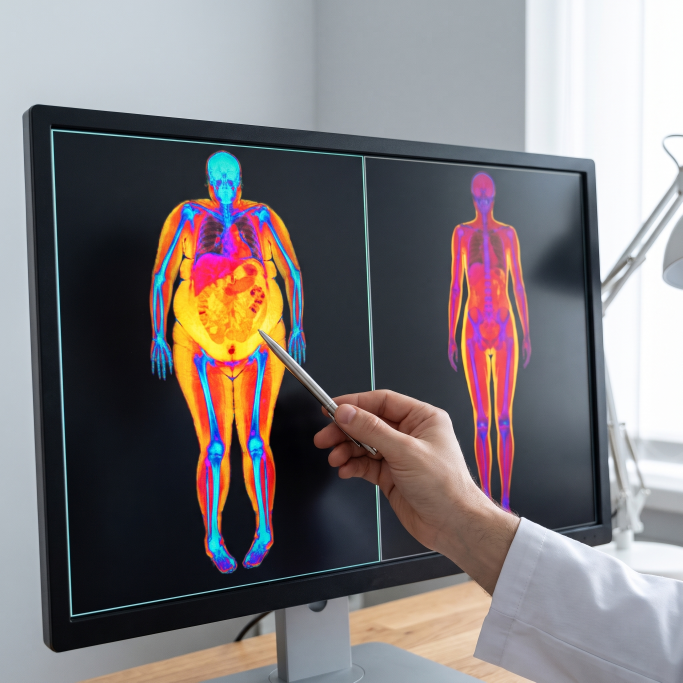
#> input picture native-fitpatches-rentgen/raw/dexa_monitor_2.jpg, 2048 x 2048 px (shown at 1/3 size)
$ python compose.py
#> lines starting #> are read from the running program, lines starting #| are printed output that depends on the picture
"""FitPatches: put the caption block and the pills on the raw photos -> final/*.jpg (1080x1350, Meta feed 4:5).

Style copied from the reference native ad: photo on top, black pill labels, white caption block
with bold condensed black text, centered, ending with a blue underlined "Прочети повече."
Needs Oswald (Google Fonts, Cyrillic) in FONT_DIR.
"""
import os
from PIL import Image, ImageDraw, ImageFont

HERE = os.path.dirname(os.path.abspath(__file__))
FONT_DIR = os.environ.get("FONT_DIR", os.path.join(HERE, "fonts"))
W, H = 1080, 1350
INK, LINK, PILL = (17, 17, 17), (21, 94, 196), (14, 14, 14)
CTA = "Прочети повече."

HOOK = ["Пиете всякакви добавки, но всеки ден",
        "се задъхвате по стълбите и се чувствате,",
        "сякаш сте тичали маратон?",
        "Ето истинската причина —",
        "и тя изобщо не се крие в навиците ви."]

# pills: (text, x, y) as a share of the SOURCE image; layout "cover" = fill the width and crop,
# "fit" = whole image scaled into the photo area on a grey software-style frame.
ADS = {
    "A_dexa_monitor": dict(raw="dexa_monitor_2.jpg", layout="cover", crop_top=0.0,
                           pills=[("ЗАДЪХВА СЕ", 0.322, 0.165), ("НЕ СЕ ЗАДЪХВА", 0.700, 0.165)], lines=HOOK),
    "B_dexa_flat": dict(raw="dexa_flat_1.jpg", layout="fit", crop_top=0.0,
                        pills=[("ЗАДЪХВА СЕ", 0.252, 0.992), ("НЕ СЕ ЗАДЪХВА", 0.748, 0.992)], lines=HOOK),
}
FRAME = (205, 205, 205)


def font(size, weight=600):
    return ImageFont.truetype(os.path.join(FONT_DIR, f"Oswald-{weight}.ttf"), size)


def caption(lines, size):
    """Return the caption block image; CTA is appended to the last line in blue."""
    f = font(size)
    lh = int(size * 1.24)
    pad = int(size * 0.75)
    img = Image.new("RGB", (W, pad * 2 + lh * len(lines)), "white")
    d = ImageDraw.Draw(img)
    for i, ln in enumerate(lines):
        last = i == len(lines) - 1
        parts = [(ln, INK)] + ([(" " + CTA, LINK)] if last else [])
        total = sum(d.textlength(t, font=f) for t, _ in parts)
        x = (W - total) / 2
        y = pad + i * lh
        for t, col in parts:
            d.text((x, y), t, font=f, fill=col)
            if col == LINK:
                tw = d.textlength(t, font=f)
                lead = d.textlength(" ", font=f)
                asc, desc = f.getmetrics()
                uy = y + asc + int(desc * 0.30)  # just under the baseline
                d.rectangle([x + lead, uy, x + tw, uy + max(2, size // 18)], fill=LINK)
            x += d.textlength(t, font=f)
    return img


def fit_size(lines, start=48, margin=36):
    d = ImageDraw.Draw(Image.new("RGB", (10, 10)))
    size = start
    while size > 30:
        f = font(size)
        widest = max(d.textlength(l + (" " + CTA if i == len(lines) - 1 else ""), font=f)
                     for i, l in enumerate(lines))
        if widest <= W - 2 * margin:
            return size
        size -= 1
    return size


def pill(d, text, cx, cy, size=46):
    f = font(size)
    tw = d.textlength(text, font=f)
    ph = int(size * 1.62)
    pw = int(tw + size * 1.25)
    x0, y0 = int(cx - pw / 2), int(cy - ph / 2)
    d.rounded_rectangle([x0, y0, x0 + pw, y0 + ph], radius=ph // 2, fill=PILL)
    bbox = d.textbbox((0, 0), text, font=f)
    d.text((cx - tw / 2, cy - (bbox[1] + bbox[3]) / 2), text, font=f, fill="white")


def build(name, ad):
    size = fit_size(ad["lines"])
    cap = caption(ad["lines"], size)
    ph = H - cap.height
    raw = Image.open(os.path.join(HERE, "raw", ad["raw"])).convert("RGB")
    if ad["layout"] == "cover":
        src = raw.resize((W, W), Image.LANCZOS)
        top = max(0, min(W - ph, int(ad["crop_top"] * (W - ph))))
        photo = src.crop((0, top, W, top + ph))
        to_xy = lambda fx, fy: (fx * W, fy * W - top)
    else:
        band = 56  # frame below the scans, where the pills sit
        s = ph - band - 18
        photo = Image.new("RGB", (W, ph), FRAME)
        ox, oy = (W - s) // 2, 18
        photo.paste(raw.resize((s, s), Image.LANCZOS), (ox, oy))
        to_xy = lambda fx, fy: (ox + fx * s, oy + fy * s)
    d = ImageDraw.Draw(photo)
    for text, fx, fy in ad["pills"]:
        pill(d, text, *to_xy(fx, fy))
    out = Image.new("RGB", (W, H), "white")
    out.paste(photo, (0, 0))
    out.paste(cap, (0, ph))
    os.makedirs(os.path.join(HERE, "final"), exist_ok=True)
    out.save(os.path.join(HERE, "final", f"{name}.jpg"), quality=93)
    print(name, "font", size, "photo h", ph)

if __name__ == "__main__":
    for n, a in ADS.items():
        build(n, a)
#> in caption, `img = Image.new("RGB", (W, pad * 2 + lh * len(lines)), "white")`: img: PIL image 1080x260 RGB; every value is 255
#> the loop in caption, `for i, ln in enumerate(lines):` made 5 passes
#> total on passes 1 to 5: 698.1, 756.6, 499.9, 485.3, 1003.9
#> in build, `cap = caption(ad["lines"], size)`:
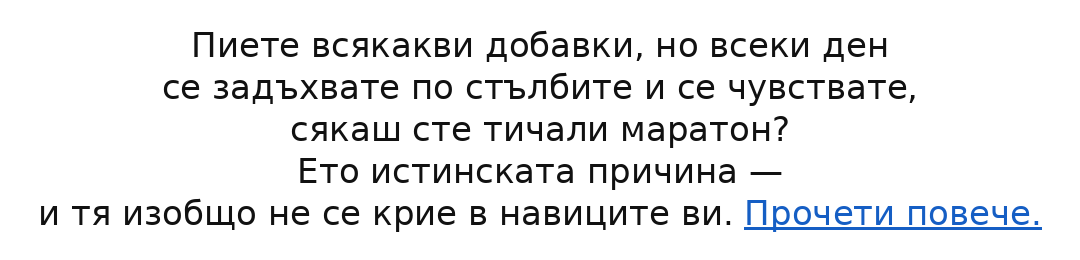
#> cap: PIL image 1080x260 RGB; mean R, G, B 235.2, 236, 237
#> in build, raw is the input picture: PIL image 2048x2048 RGB; mean R, G, B 125.8, 120, 122.4
#> in build, `src = raw.resize((W, W), Image.LANCZOS)`:
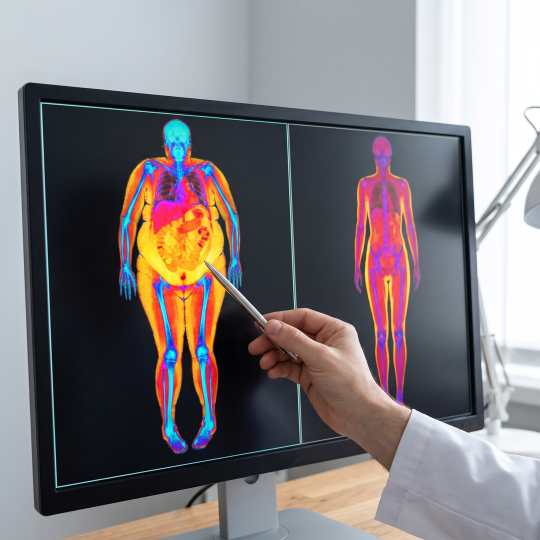
#> src: PIL image 1080x1080 RGB (shown at 1/2 size); mean R, G, B 125.8, 120, 122.4
#> in build, `photo = src.crop((0, top, W, top + ph))`:
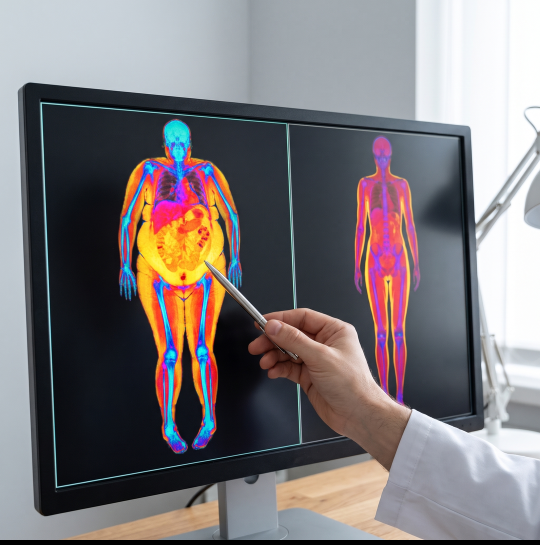
#> photo: PIL image 1080x1090 RGB (shown at 1/2 size); mean R, G, B 124.7, 118.9, 121.3
#> in build, `out = Image.new("RGB", (W, H), "white")`: out: PIL image 1080x1350 RGB; every value is 255
#> in build, `out.paste(photo, (0, 0))`:
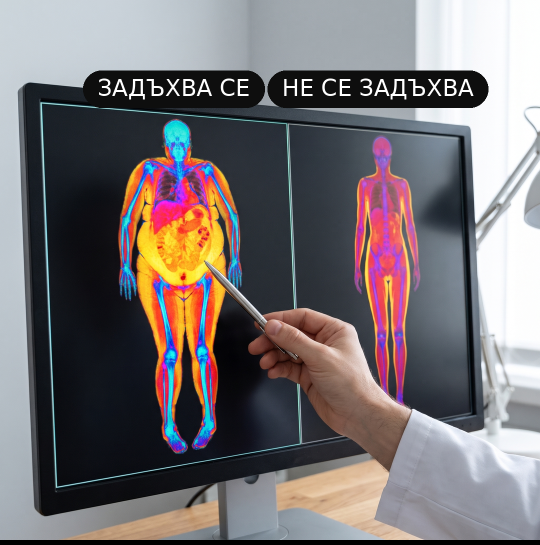
#> photo: PIL image 1080x1090 RGB (shown at 1/2 size); mean R, G, B 118.8, 112.6, 114.8
#> in build, `out.paste(photo, (0, 0))`:
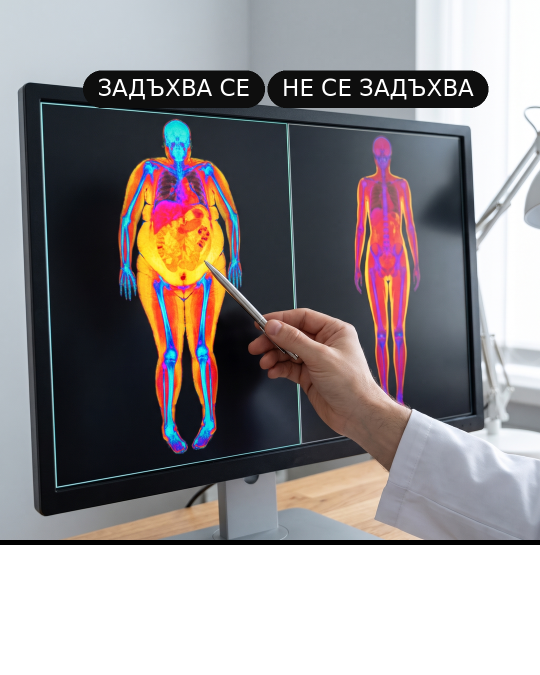
#> out: PIL image 1080x1350 RGB (shown at 1/2 size); mean R, G, B 145, 140.1, 141.8
#> in build, `out.paste(cap, (0, ph))`:
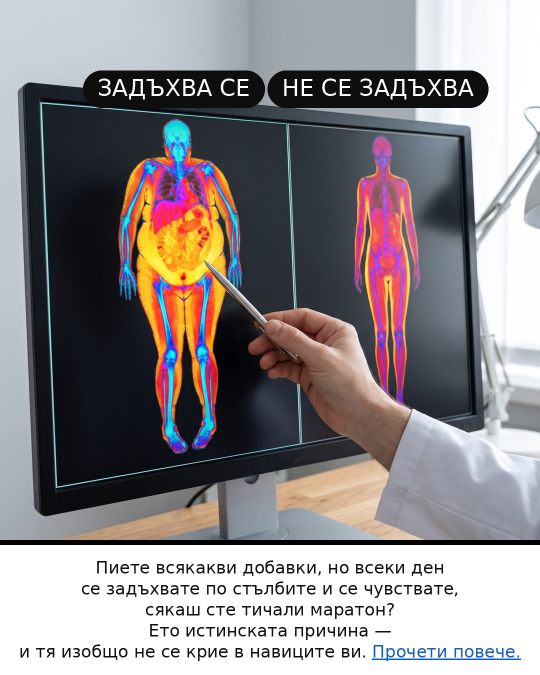
#> out: PIL image 1080x1350 RGB (shown at 1/2 size); mean R, G, B 141.2, 136.4, 138.3
#| A_dexa_monitor font 34 photo h 1090
#> pass 2 of the loop `for n, a in ADS.items():`:
#> the loop in caption (call 2), `for i, ln in enumerate(lines):` made 5 passes
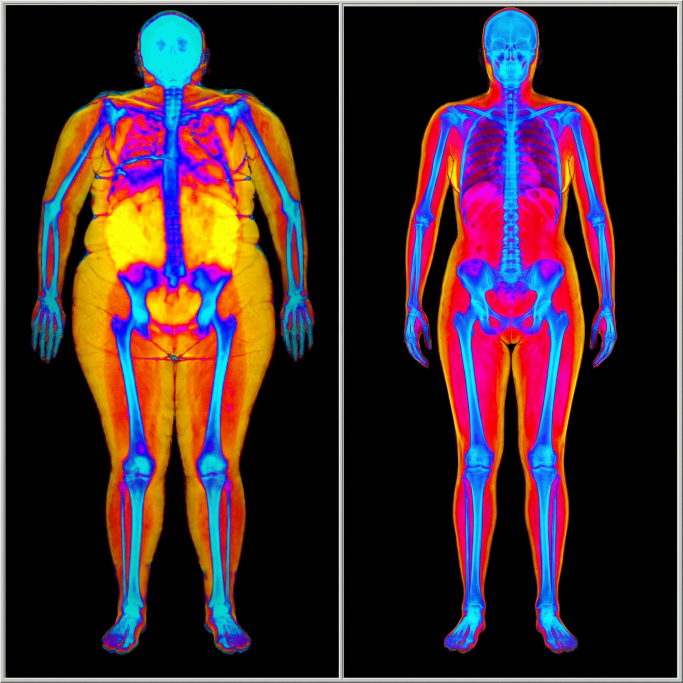
#> input picture native-fitpatches-rentgen/raw/dexa_flat_1.jpg, 2048 x 2048 px (shown at 1/3 size)
#> in build, raw is the input picture: PIL image 2048x2048 RGB; mean R, G, B 64.7, 42, 47.8
#> in build (call 2), `out.paste(photo, (0, 0))`:
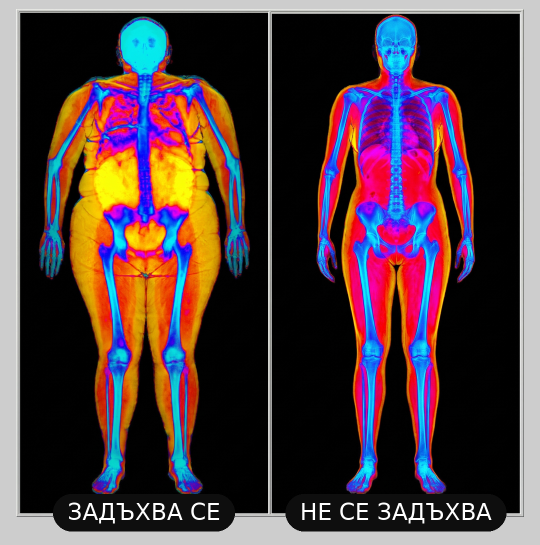
#> photo: PIL image 1080x1090 RGB (shown at 1/2 size); mean R, G, B 79.4, 59.5, 64.6
#> in build (call 2), `out.paste(cap, (0, ph))`:
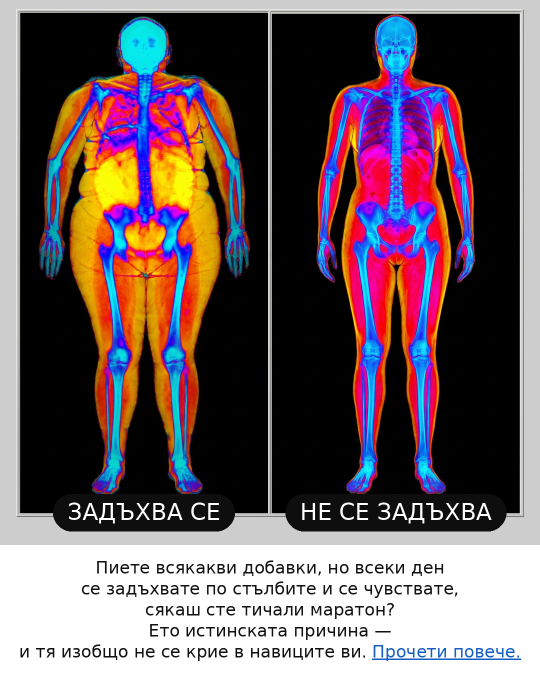
#> out: PIL image 1080x1350 RGB (shown at 1/2 size); mean R, G, B 109.4, 93.5, 97.8
#| B_dexa_flat font 34 photo h 1090
